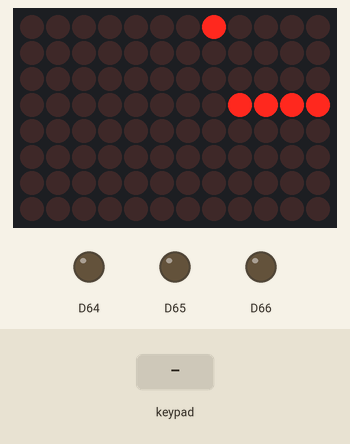
Bench run of a sketch on a simulated Arduino Uno R4 WiFi. Shown: 12×8 LED matrix, output pins drawn as LEDs (lit = HIGH). Inputs (shaded band) come from the test bench. Random numbers use the default seed unless the sketch sets one.

Above: at 1.2 s.
1.3 s: key 'A' pressed
At 2.9 s:
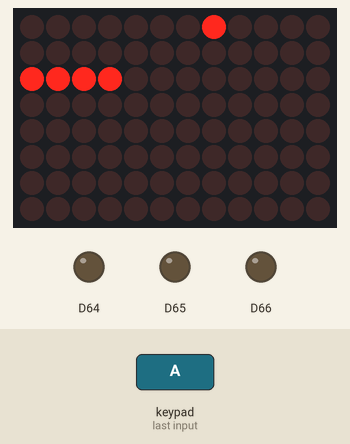
3.1 s: key 'C' pressed
At 4.7 s:
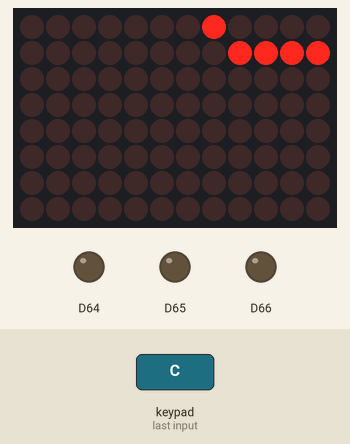
4.9 s: key 'A' pressed
At 6.5 s:
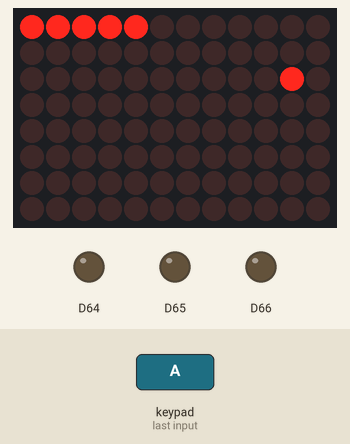
6.7 s: key 'A' pressed
At 8.3 s:
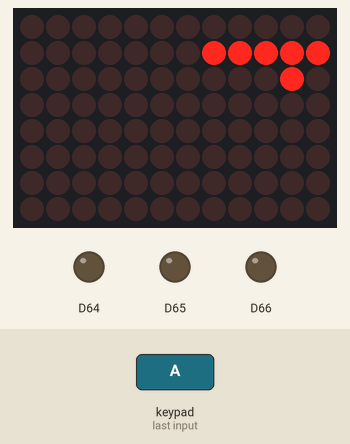
8.5 s: key 'C' pressed
At 10.1 s:
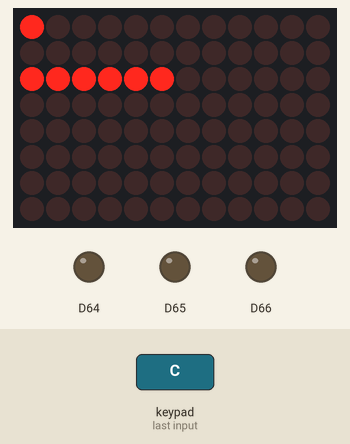
10.3 s: key 'C' pressed
At 11.9 s:
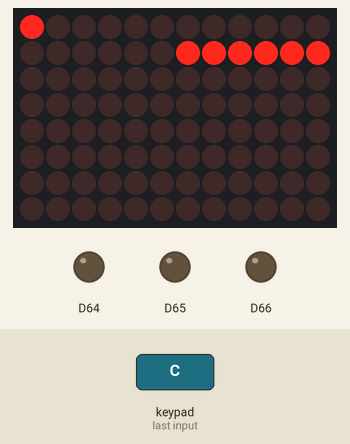
Timing chart, 0 to 13.1 s (numbered marks = the images above; inputs shaded):
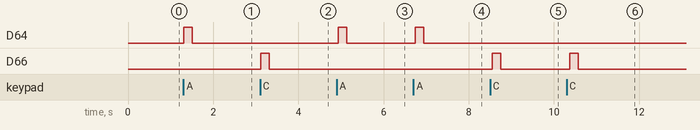

The sketch:

ArduinoSnake.ino
```cpp
#include <Modulino.h>
#include <Wire.h>
#include "Arduino_LED_Matrix.h"

#include <array>

#include "constrainedVector.hpp"
#include "hardwareValues.hpp"
#include "modelControllerCommUnits.hpp"
#include "snakeModel.hpp"
#include "controller.hpp"
#include "randomNumberGenerator.hpp"

ArduinoLEDMatrix matrix;
ModulinoButtons buttons;

uint8_t frame[ledRows][ledCols];
int delayTime = 100;
std::array<bool,3> buttonStates;

SnakeModel model;
ArduinoSnakeController controller(ControlsParser(),ConstrainedVectorToArray(),model);

class arduinoRandom: public randomNumberGenerator {
    public:
    arduinoRandom(){
        randomSeed(analogRead(0));
    }

    int selectNumber(int maxNumber){
        return int(random(maxNumber));
    }
};

arduinoRandom rng;

SnakeModel setUpModel(randomNumberGenerator *rng){
    Snake snake(Coordinate(3,5),Coordinate(3,2),ConstrainedVector<Direction,ledNums>{Right,Right,Right,Right});
    ConstrainedVector<ConstrainedVector<MapTileState,ledCols>,ledRows> map(ledRows,ConstrainedVector<MapTileState,ledCols>(ledCols,Empty));
    for(int i = 2; i <= 5; i++){
        map[3][i] = SnakeTile;
    }
    return SnakeModel(map,snake,false,false,0,rng);
}

void setup(){
    Serial.begin(9600);
    Wire1.begin();
    Modulino.begin(Wire1);
    buttons.begin();
    matrix.begin();
    model = setUpModel(&rng);
    controller.setModel(model);
    buttons.setLeds(false, false, false);
}

void loop(){
    delay(delayTime);
    if(buttons.update()){
        buttonStates[0] = buttons.isPressed(0);
        buttonStates[1] = buttons.isPressed(1);
        buttonStates[2] = buttons.isPressed(2);

        buttons.setLeds(buttonStates[0],buttonStates[1],buttonStates[2]);
    }
    controller.moveStep(buttonStates,frame);
    matrix.renderBitmap(frame,ledRows,ledCols);
}
```

constrainedVector.hpp
```cpp
#ifndef CONSTRAINEDVECTOR
#define CONSTRAINEDVECTOR
#include <array>
#include <stdexcept>
#include <initializer_list>
#include <algorithm>

template <typename N, size_t maxSize>
class ConstrainedVector{
    int width;
    int front;
    int back;
    std::array<N,maxSize> array;

    public:

    ConstrainedVector(){
        this->width = 0;
        this->front = 0;
        this->back = 1;
        this->array = std::array<N,maxSize>();
    }

    ConstrainedVector(int width, N fillValue): width(width), array(), front(0),back(width%maxSize) {
        if(width > maxSize){
            throw std::invalid_argument("width provided is greater than the maxSize of the ConstrainedVector.");
        }
        for(int i = 0; i < width; i++){
            array[i] = fillValue;
        }
    }

    ConstrainedVector(std::initializer_list<N> l, int front=0): width(l.size()), front(front),back((front+l.size())%maxSize) {
        if(l.size() > maxSize)
            throw std::invalid_argument("Initializer list size greater than the maxSize of the ConstrainedVector");
        int modifyPosition = front;
        for(N value: l){
            array[(modifyPosition)%maxSize] = value;
            modifyPosition++;
        }
    }

    ConstrainedVector(int width, std::array<N,maxSize> array, int front, int back): width(width), array(array), front(front),back(back) { }

    ConstrainedVector(int width, std::array<N,maxSize> array): width(width), array(array), front(0),back(width) { }

    N operator[](int index) const{
        if(index >= width || index < 0)
            throw std::invalid_argument("illegal index.");
        return array[(front+index)%maxSize];
    }
    N &operator[](int index){
        if(index >= width || index < 0)
            throw std::invalid_argument("Illegal index.");
        return array[(front+index)%maxSize];
    }

    bool operator==(const ConstrainedVector<N,maxSize> other) const{
        if(this->width != other.width || this->front != other.front || this->back != other.back)
            return false;
        for(int i = 0; i < this->width; i++){
            if(!((*this)[i] == other[i]))
                return false;
        }
        return true;
    }

    int size(){
        return this->width;
    }

    bool push_back(N toAdd){
        if(width == maxSize)
            return false;
        array[back] = toAdd;
        back = (back+1)%maxSize;
        width++;
        return true;
    }

    bool pop_front(){
        if(width == 0)
            return false;
        front = (front+1)%maxSize;
        width--;
        return true;
    }
};

#endif
```

controller.hpp
```cpp
#ifndef CONTROLLER
#define CONTROLLER
#include <array>
#include <cstddef>
#include <cstdint>

#include "hardwareValues.hpp"
#include "modelControllerCommUnits.hpp"
#include "snakeModel.hpp"

enum ModelState{
    Running,
    Killed,
    Restart
};

/**
 * This conversion class holds a simple conversion function to create an arduinoLEDMatrix readable array out of the expected output of snakeModel.
 */
class ConstrainedVectorToArray{
    public:
        /**
         * Given a 2D CosntrainedVector, convert it into a bool array readable by a arduino LED Matrix.
         */
        void convertConstrainedVector(ConstrainedVector<ConstrainedVector<MapTileState,ledCols>,ledRows> input, uint8_t output[ledRows][ledCols]);
};

/**
 * This class acts as the controller's means of sending View information into the model.
 * It takes inputs captured by the view and converts them into information consumable by the model.
 */
class ControlsParser{
    public:
    /**
     * Given the states of 3 buttons, generates a command.
     */
        Command parseButtons(std::array<bool,3> &inputs);
};

class ArduinoSnakeController{
    ControlsParser inputParser;
    ConstrainedVectorToArray outputParser;
    SnakeModel model;

    public:
        ArduinoSnakeController(ControlsParser inputParser,ConstrainedVectorToArray outputParser, SnakeModel model);
        ModelState moveStep(std::array<bool,3> &inputs, uint8_t outputLocation[ledRows][ledCols]);
        void setModel(SnakeModel model);
};

#endif
```

hardwareValues.hpp
```cpp
//Note that the LED grid is turned 90 degrees, so width and height will be swapped.
#define ledCols 12
#define ledRows 8
#define ledNums 96

#define buttonNumbers 3
```

modelControllerCommUnits.hpp
```cpp
#ifndef COMMUNITS
#define COMMUNITS
#include <string>

enum Command{
    LeftTurn, Pause, Straight, RightTurn
};

std::string to_string(Command convert);

enum MapTileState{
    Empty, SnakeTile, Apple
};

#endif
```

randomNumberGenerator.hpp
```cpp
#ifndef RNG
#define RNG

class randomNumberGenerator {
    public:
    virtual int selectNumber(int maximumNumber) = 0;
};
#endif
```

snakeModel.hpp
```cpp
#ifndef SNAKEMODEL
#define SNAKEMODEL

#include "hardwareValues.hpp"
#include "modelControllerCommUnits.hpp"
#include "constrainedVector.hpp"
#include "randomNumberGenerator.hpp"

enum Direction{
    Up, Right, Down, Left
};

std::string to_string(Direction convert);

Direction changeDirection(Direction direction,Command toChange);

struct Coordinate{
    int x;
    int y;

    Coordinate(int x, int y);
    Coordinate(Coordinate original,Direction other);
    bool operator==(const Coordinate& other) const;
};

struct Snake {
    Coordinate headPosition;
    Coordinate tailPosition;
    ConstrainedVector<Direction,ledNums> nodeDirection;

    Snake(Direction currentDirection, Coordinate headPosition);
    Snake(Coordinate headPosition, Coordinate tailPosition, ConstrainedVector<Direction,ledNums> nodeDirection);
    /**
     * Move the headPostion in the direction provided, then pushes nextDirection to nodeDirection.
     */
    bool moveHead(Direction nextDirection);
    /**
     * Moves the tailPosition in the direction specified in the front of  nodeDirection, then pops nodeDirection.
     */
    bool moveTail();
    bool operator==(const Snake& other) const;

    Direction headDirection();
};

class SnakeModel {
    Snake player;
    bool paused;
    bool killed;
    ConstrainedVector<ConstrainedVector<MapTileState,ledCols>,ledRows> map;
    int applesCount;
    randomNumberGenerator* rng;

    public:
    SnakeModel();
    SnakeModel(int mapWidth, int mapHeight, Coordinate startPosition, Direction playerStartDirection, bool paused = false, bool killed = false);
    SnakeModel(ConstrainedVector<ConstrainedVector<MapTileState,ledCols>,ledRows> map, Coordinate startPosition, Direction playerStartDirection, bool paused, bool killed = false);
    SnakeModel(ConstrainedVector<ConstrainedVector<MapTileState,ledCols>,ledRows> map, Snake player, bool paused, bool killed, int applesCount, randomNumberGenerator* rng);

    bool operator==(const SnakeModel& other) const;

    /**
     * Advance State does the following:
     * Take the input and make sure the move is legal. If not, kill.
     * Take the input and move the head.
     */
    void advanceState(Command userInput);

    ConstrainedVector<ConstrainedVector<MapTileState,ledCols>,ledRows> getMap();
    Snake getPlayer();
    void togglePause();
    bool isPaused();
    void setKilled(bool killed);
    bool isKilled();
    int getApplesCount();
};

#endif
```

controller.cpp
```cpp
#include <vector>
#include <array>
#include <cstddef>
#include <cstdint>

#include "hardwareValues.hpp"
#include "modelControllerCommUnits.hpp"
#include "controller.hpp"

void ConstrainedVectorToArray::convertConstrainedVector(ConstrainedVector<ConstrainedVector<MapTileState,ledCols>,ledRows> input, uint8_t output[ledRows][ledCols]){
    int screenMaxX = (ledRows+input.size())/2;
    int screenMinX = screenMaxX-input.size();
    int screenMaxY = (ledCols+input[0].size())/2;
    int screenMinY = screenMaxY-input[0].size();
    for(int i = 0; i < ledRows; i++){
        for(int j = 0; j < ledCols; j++){
            if(i >= screenMinX && i < screenMaxX && j >= screenMinY && j < screenMaxY)
                output[i][j] = ((input[i-screenMinX][j-screenMinY] == Empty) ? 0 : 1);
            else
                output[i][j] = 1;
        }
    }
}

Command ControlsParser::parseButtons(std::array<bool,3> &inputs){
    if(inputs[1])
        return Pause;
    if(!(inputs[0] ^ inputs[2]))
        return Straight;
    if(inputs[0])
        return LeftTurn;
    return RightTurn;
}

ArduinoSnakeController::ArduinoSnakeController(ControlsParser inputParser,ConstrainedVectorToArray outputParser, SnakeModel model):
    inputParser(inputParser), outputParser(outputParser), model(model) { }

ModelState ArduinoSnakeController::moveStep(std::array<bool,3> &inputs,uint8_t outputLocation[ledRows][ledCols]){
    Command cmd = inputParser.parseButtons(inputs);
    model.advanceState(cmd);
    outputParser.convertConstrainedVector(model.getMap(),outputLocation);
    if(model.isKilled())
        return Killed;
    else
        return Running;
}

void ArduinoSnakeController::setModel(SnakeModel model){
    this->model = model;
}
```

snakeModel.cpp
```cpp
#include <vector>
#include <array>
#include <string>

#include "modelControllerCommUnits.hpp"
#include "snakeModel.hpp"


std::string to_string(Command convert){
	switch(convert){
		case LeftTurn:
			return "LeftTurn";
		case Pause:
			return "Pause";
		case Straight:
			return "Straight";
		case RightTurn:
			return "RightTurn";
		default:
			return "Not Implemented";
	}
}

std::string to_string(Direction convert){
	switch(convert){
		case Up:
			return "Up";
		case Right:
			return "Right";
		case Down:
			return "Down";
		case Left:
			return "Left";
		default:
			return "Not Implemented";
	}
}

Coordinate::Coordinate(int x, int y): x(x), y(y) { }

Coordinate::Coordinate(Coordinate original, Direction direction): x(original.x), y(original.y) {
	switch(direction){
		case Up:
			this->x--;
			break;
		case Right:
			this->y++;
			break;
		case Down:
			this->x++;
			break;
		case Left:
			this->y--;
	}
}

bool Coordinate::operator==(const Coordinate& other) const{
	return this->x == other.x
		&& this->y == other.y;
}

Snake::Snake(Direction direction,Coordinate headPosition): headPosition(headPosition), tailPosition(headPosition), nodeDirection{direction} { }

Snake::Snake(Coordinate headPosition, Coordinate tailPosition, ConstrainedVector<Direction,ledNums> nodeDirection):
	headPosition(headPosition), tailPosition(tailPosition), nodeDirection{nodeDirection} { }

bool Snake::operator==(const Snake& other) const {
    return this->headPosition == other.headPosition
		&& this->tailPosition == other.tailPosition
		&& this->nodeDirection == other.nodeDirection;
}

bool Snake::moveHead(Direction next){
	if(!(this->nodeDirection.push_back(next)))
		return false;
	this->headPosition = Coordinate(this->headPosition,next);
	return true;
}

bool Snake::moveTail(){
	if(this->nodeDirection.size() < 2)
		return false;
	this->nodeDirection.pop_front();
	this->tailPosition = Coordinate(this->tailPosition,nodeDirection[0]);
	return true;
}

Direction Snake::headDirection(){
	return this->nodeDirection[nodeDirection.size()-1];
}

SnakeModel::SnakeModel(): player(Right,Coordinate(ledRows/2,ledCols/2)), map(ledRows,ConstrainedVector<MapTileState,ledCols>(ledCols,Empty)), paused(false), killed(false), applesCount(0), rng(nullptr) {}

SnakeModel::SnakeModel(int mapWidth, int mapHeight, Coordinate startPosition, Direction playerStartDirection, bool paused, bool killed):
  map(ConstrainedVector<ConstrainedVector<MapTileState,ledCols>,ledRows>(mapWidth,ConstrainedVector<MapTileState,ledCols>(mapHeight,Empty))), player(playerStartDirection, startPosition), paused(paused), killed(killed), applesCount(0), rng(nullptr) {
    this->map[startPosition.x][startPosition.y] = SnakeTile;
}

SnakeModel::SnakeModel(ConstrainedVector<ConstrainedVector<MapTileState,ledCols>,ledRows> map, Coordinate startPosition, Direction playerStartDirection, bool paused, bool killed):
  map(map), player(playerStartDirection,startPosition), paused(paused), killed(killed), applesCount(0), rng(nullptr) {
}

SnakeModel::SnakeModel(ConstrainedVector<ConstrainedVector<MapTileState,ledCols>,ledRows> map, Snake player, bool paused, bool killed, int applesCount, randomNumberGenerator* rng):
  map(map), player(player), paused(paused), killed(killed), applesCount(applesCount), rng(rng) { }

bool SnakeModel::operator==(const SnakeModel& other) const {
    return this->player == other.player
        && this->map == other.map
        && this->paused == other.paused
		&& this->killed == other.killed
		&& this->applesCount == other.applesCount;
}

Direction changeDirection(Direction initial, Command input){
	std::array<Direction,4> clockwiseDirections{Up,Right,Down,Left};
	int position;
	switch(initial){
		case Up:
			position = 0;
			break;
		case Right:
			position = 1;
			break;
		case Down:
			position = 2;
			break;
		case Left:
			position = 3;
	}
	if(input == LeftTurn)
		return clockwiseDirections[(position-1+4)%4];
	if(input == RightTurn)
		return clockwiseDirections[(position+1+4)%4];
	return initial;
}

void SnakeModel::advanceState(Command userInput){
	if(userInput == Pause){
		togglePause();
		return;
	}
	if(!paused){
		Direction nextDirection = changeDirection(player.nodeDirection[player.nodeDirection.size()-1],userInput);
		Coordinate nextPosition(player.headPosition,nextDirection);

		if((nextPosition.x >= map.size() || nextPosition.x < 0 || nextPosition.y >= map[0].size() || nextPosition.y < 0)
			|| (map[nextPosition.x][nextPosition.y] == SnakeTile && !(nextPosition == player.tailPosition))){
			killed = true;
			return;
		}


		player.moveHead(nextDirection);
		if(map[nextPosition.x][nextPosition.y] != Apple){
			map[player.tailPosition.x][player.tailPosition.y] = Empty;
			player.moveTail();
		} else {
			applesCount--;
		}
		map[nextPosition.x][nextPosition.y] = SnakeTile;

		if(rng != nullptr && applesCount == 0){
			Coordinate nextApple = player.headPosition;
			while(map[nextApple.x][nextApple.y] != Empty){
				nextApple.x = rng->selectNumber(map.size());
				nextApple.y = rng->selectNumber(map[0].size());
			}
			map[nextApple.x][nextApple.y] = Apple;
			applesCount++;
		}
	}
}

ConstrainedVector<ConstrainedVector<MapTileState,ledCols>,ledRows> SnakeModel::getMap() {
    return this->map;
}

Snake SnakeModel::getPlayer() {
    return this->player;
}

void SnakeModel::togglePause(){
	this->paused = !paused;
}

bool SnakeModel::isPaused() {
	return this->paused;
}

void SnakeModel::setKilled(bool killed){
	this->killed = killed;
}

bool SnakeModel::isKilled() {
	return this->killed;
}

int SnakeModel::getApplesCount(){
	return this->applesCount;
}
```

Measured:
- after the input at 1.3 s, D64: LOW → HIGH at once, → LOW 0.20 s later; the display: first changes at once (image 1 shows a later state)
- after the input at 3.1 s, D66: LOW → HIGH at once, → LOW 0.20 s later; the display: first changes at once (image 2 shows a later state)
- after the input at 4.9 s, D64: LOW → HIGH at once, → LOW 0.20 s later; the display: first changes at once (image 3 shows a later state)
- after the input at 6.7 s, D64: LOW → HIGH at once, → LOW 0.20 s later; the display: first changes at once (image 4 shows a later state)
- after the input at 8.5 s, D66: LOW → HIGH after 0.06 s, → LOW 0.20 s later; the display: first changes after 0.06 s (image 5 shows a later state)
- after the input at 10.3 s, D66: LOW → HIGH after 0.07 s, → LOW 0.20 s later; the display: first changes after 0.07 s (image 6 shows a later state)
